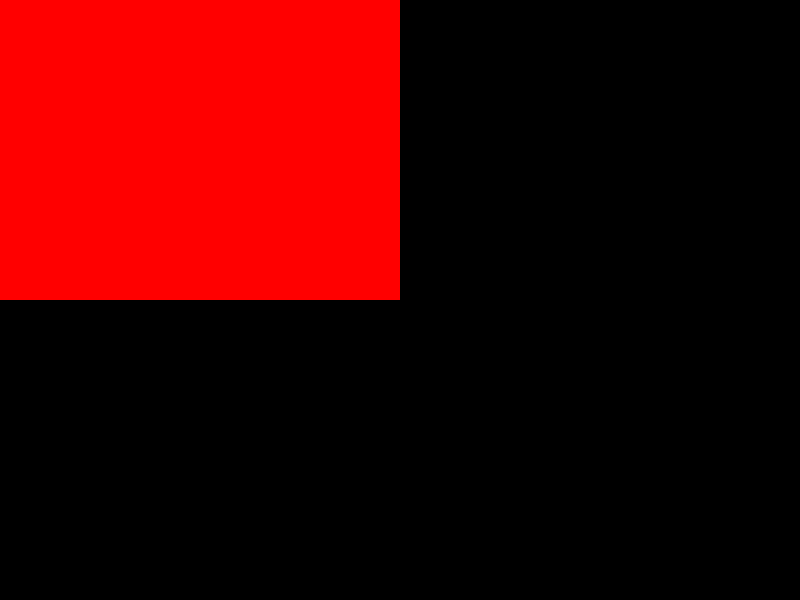
Frame 1 (no input)
Frame 60 (the mouse pressed at the canvas centre just before this capture): identical to frame 1, image omitted
Frame 120 (the mouse held since frame 60 and released just before this capture): identical to frame 1, image omitted

The Processing sketch that drew this single still picture (run headless with seeded random() and noise(); from frame 60 on, the mouse is pressed at the canvas centre):

// Processing sketch: quarter
// ── quarter.pde
int cell = 5; // Individual cell size
int cols, rows; // Total number of columns and rows
int colTH, rowTH; // Threshold for columns and rows

void setup() {
  size(800, 600);

  // The number of rows and columns is a function of
  // how many times a cell fits across/down the window
  cols = width/cell;
  rows = height/cell;

  // Start in the middle
  colTH = cols/2;
  rowTH = rows/2;
  
  background(255);
  noStroke();
  
  println("Use arrow keys to adjust column and row thresholds.");
}

void draw() {

  // CREATE A GRID WITH SO MANY COLUMNS...
  for (int col = 0; col < cols; col++) {
    // The x-location of the cell is a function of
    // the column the cell is in and the size of the cell
    float x = col*cell;

    // ...AND SO MANY ROWS
    for (int row = 0; row < rows; row++) {
      // The y-location of the cell is a function of
      // the row it's in and the size of the cell
      float y = row*cell;

      fill(255, 0, 0);
      
      // Fill cells to the right of colTH
      // and below rowTH black
      if (col>=colTH || row>=rowTH) fill(0);

      rect(x, y, cell, cell);
    }
  }
}

void keyPressed() {

  switch(keyCode) {
  case UP:
    rowTH--;  
    break;
  case DOWN:
    rowTH++;
    break;
  case RIGHT:
    colTH++;
    break;
  case LEFT:
    colTH--;
    break;
  }

  colTH = constrain(colTH, 0, cols);
  rowTH = constrain(rowTH, 0, rows);

  println("COL THRESHOLD: " + colTH + "\t\tROW THRESHOLD: " + rowTH);
}
